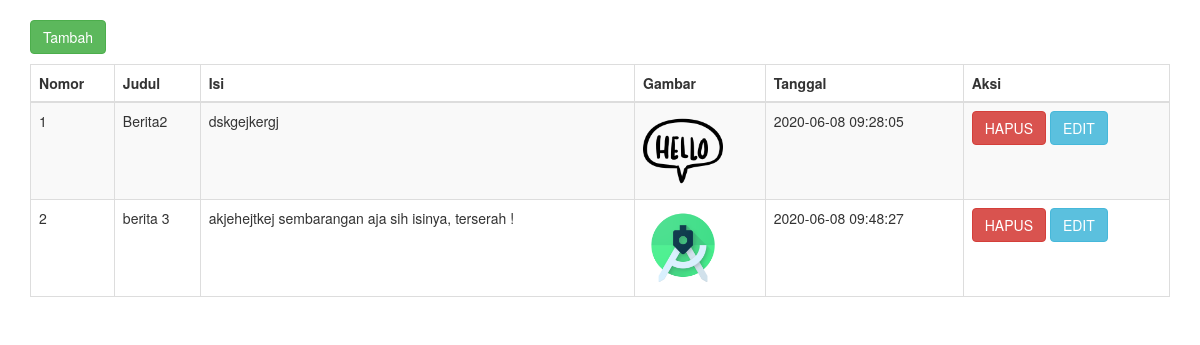
The page / on the database its author committed.
### tables this page shows
CREATE TABLE `berita` (
  `id_berita` int(11) NOT NULL,
  `judul_berita` varchar(200) NOT NULL,
  `isi_berita` text NOT NULL,
  `gambar_berita` text NOT NULL,
  `tanggal_berita` datetime NOT NULL DEFAULT current_timestamp()
);

### application/controllers/Berita.php (called while the page is built, shortened)
<?php
class Berita extends Ci_Controller{
	function index() {
        $this->load->view('berita_v');
    }
}

### index.php (called while the page is built, shortened)
<?php
require_once BASEPATH.'core/CodeIgniter.php';

### application/models/Berita_m.php (called while the page is built, shortened)
<?php
class Berita_m extends CI_Model{
    function select_db(){
        return $this->db->query("select * from berita")->result();
    }
}

### application/views/berita_v.php (the view, shortened to what this page needs)
<!DOCTYPE html>
<html>
<head>
	<link rel="stylesheet" href="https://maxcdn.bootstrapcdn.com/bootstrap/3.3.7/css/bootstrap.min.css">
</head>
<body>
<div class="container">
	<br>
	<p><a class="btn btn-success" href="<?php echo site_url('Berita/form'); ?>"><i class="fa fa-plus"></i> Tambah</a></p>
	<table id="datatables-example" class="table table-striped table-bordered" width="100%" cellspacing="0">
		<thead>
			<tr>
				<th>Nomor
				<th>Judul
				<th>Isi
				<th>Gambar
				<th>Tanggal
				<th>Aksi</th>
			</tr>
		</thead>
		<tbody>
			<?php
			$berita= $this->Berita_m->select_db();
			$no=1;
			foreach ($berita as $row) {
				?>
					<tr>
						<td> <?php echo $no++; ?>
						<td> <?php echo $row->judul_berita; ?>
						<td> <?php echo $row->isi_berita; ?>
						<td> <img src="<?php echo base_url(); ?>assets/upload_berita/<?php echo $row->gambar_berita; ?>" style="width: 80px">
						<td> <?php echo $row->tanggal_berita; ?> </td>
						<td> <a class="btn btn-danger" href="<?php echo site_url('Berita/delete/'. $row->id_berita); ?>"
							 onclick=" return confirm('Apakah anda yakin akan menhapus data?')"> HAPUS </a>
							 <a class="btn btn-info" href="<?php echo site_url('Berita/edit/'. $row->id_berita); ?>"> EDIT </a>
						</td>
					</tr>
				<?php
			}
			?>
		</tbody>
	</table>
</div>
</body>
</html>

### rows shown on the page
berita: judul_berita "Berita2", isi_berita "dskgejkergj", gambar_berita (picture), tanggal_berita "2020-06-08 09:28:05"
berita: judul_berita "berita 3", isi_berita "akjehejtkej sembarangan aja sih isinya, terserah !", gambar_berita (picture), tanggal_berita "2020-06-08 09:48:27"
